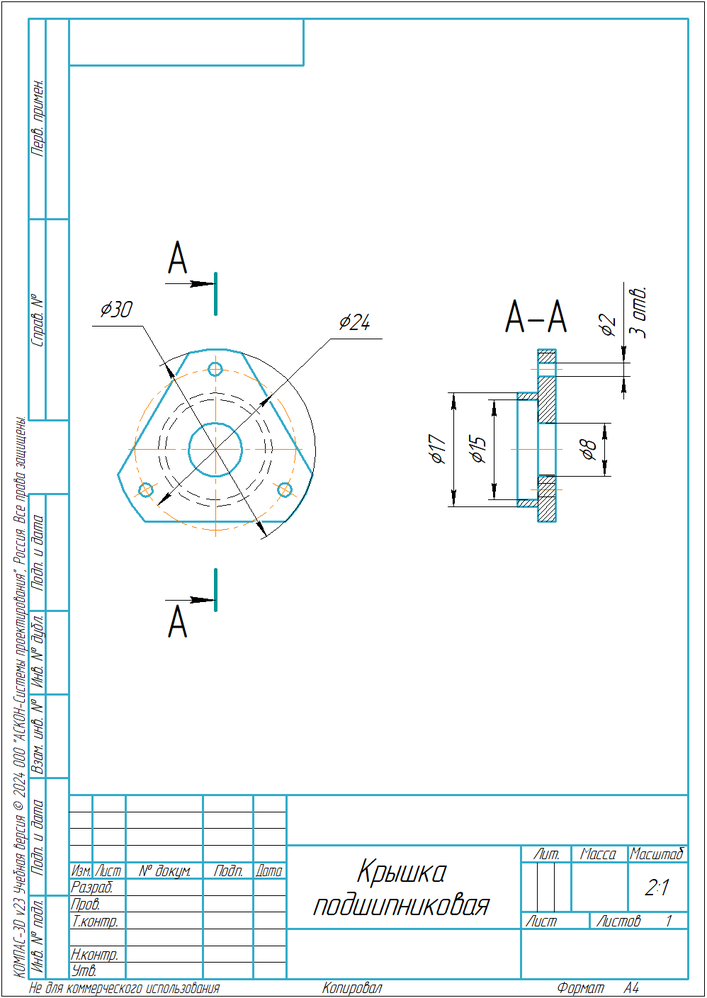
#> input picture A4/CapRotating.png, 707 x 998 px, shrunk from 998 x 1409 before the run; its folder holds only this picture in this run
$ python training_model.py
#> lines starting #> are read from the running program, lines starting #| are printed output that depends on the picture
### utils.py
import os
import cv2
import numpy as np
import pandas as pd


def normalize_bgr_img(img):
    """Normalize img: make img gray and put pixels to value in range [0, 1]"""
    gray_img = cv2.cvtColor(img, cv2.COLOR_BGR2GRAY)
    gray_scaled_img = gray_img.astype("float32") / 255.0
    gray_scaled_flat_img = gray_scaled_img.flatten()

    return gray_scaled_flat_img


def read_normalize_img(folder_path, filename):
    """Read and normalize img by folder_path and filename"""
#> called with folder_path = './A4', filename = 'CapRotating.png'
    img_path = os.path.join(folder_path, filename)
    img = cv2.imread(str(img_path))
#> img is the input picture: shape (998, 707, 3); mean B, G, R 247.7, 246.8, 243

    if img is None:
        raise Exception("img is None")

    norm_img = normalize_bgr_img(img)
#> in normalize_bgr_img, `gray_img = cv2.cvtColor(img, cv2.COLOR_BGR2GRAY)`:
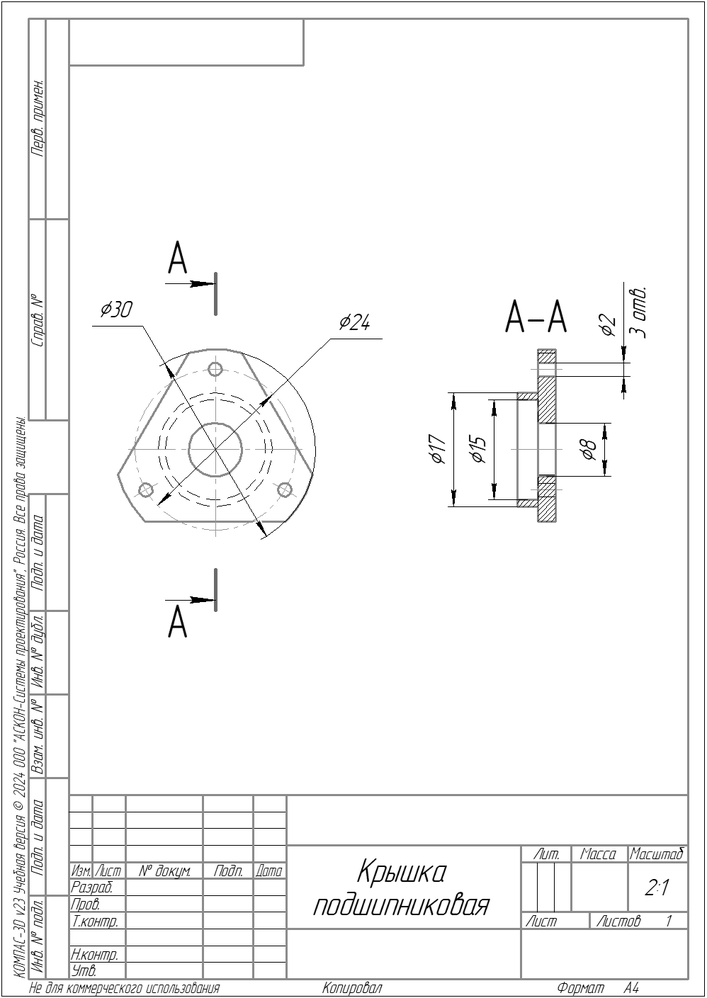
#> gray_img: shape (998, 707); min 0, max 255, mean 245.8
    return norm_img


def read_normalize_imgs(folder_path):
    """Read and normalize imgs by folder_path"""
    pixels_list = []
    titles_list = []

    for filename in os.listdir(folder_path):
        if filename.endswith((".png", ".jpg", ".jpeg")):
            norm_img = read_normalize_img(folder_path, filename)
            pixels_list.append(norm_img)
            titles_list.append(filename)

    pixels_arr = np.array(pixels_list, dtype="object")
    df = pd.DataFrame(pixels_arr)
#> df = table of 1 rows and 705586 columns
    return df, titles_list

### predicting_model.py
import numpy as np


def minkowski_distance(p1, p2, dim, k):
    """Function calculates Minkowski distance for two points in some dimension with k param.

    Args:
        p1 (list of floats): A list that consists of coordinates of first point.
        p2 (list of floats): The same as p1 but for second point.
        dim (int>0): A number of dimensions of points/space.
        k (int>0): A param of Minkowski distance that indicates the extent of differences points.

    Returns:
        distance (d): A number that shows the distance between points p1 and p2.

    """
    d = 0
    for i in range(dim):
        d += (abs(p1[i] - p2[i]))**k
    return d


distances = {
    "minkov": lambda k: (lambda p1, p2, dim: minkowski_distance(p1, p2, dim, k)),
    "manhattan": lambda p1, p2, dim: minkowski_distance(p1, p2, dim, 1),
    "euclid": lambda p1, p2, dim: minkowski_distance(p1, p2, dim, 2),
}


def predict_match_img(normalized_img, components, avg_data, reduced_data, dist_func):
    """Function predicts an index of img that is matched to normalized_img arg.

    Args:
        normalized_img (list of floats): A list that consists of gray pixels that are coded in the range 0-1.
        components (list of lits with floats): A list that consists of main components from PCA.
        avg_data (list of floats): A list that consists of mean values of properties of initial data.
        reduced_data (list of lists with floats): A list that consists of transformed initial data by PCA.
        dist_func (function): A function that satisfies distances requirements (>=0, symmetric, =0 if points are the same).

    Returns:
        match_index (int>=-1): Index of matched img in initial/reduced data (if -1 -> not found).
    """
    reduced_img = (normalized_img-np.array(avg_data)
                   ) @ np.array(components).transpose()
    X = reduced_data.drop("title", axis=1)
    y = reduced_data["title"]

    rows, cols = X.shape
    min_dist, match_index = float("Inf"), -1
    for i in range(rows):
        dist = dist_func(X.iloc[i], reduced_img, cols)
        if min_dist > dist:
            min_dist = dist
            match_index = i
        print(dist, y[i])

    print(f"the best match: {y[match_index]}, {min_dist}")
    return match_index

### training_model.py
import json

from sklearn.decomposition import PCA

from utils import read_normalize_imgs, read_normalize_img
from predicting_model import predict_match_img, distances


if __name__ == "__main__":

    folder_path = "./A4"
    data, titles = read_normalize_imgs(folder_path)
#> data = table of 1 rows and 705586 columns; titles = ['CapRotating.png']

    pca = PCA(svd_solver="full").fit(data)

    # taking enough components to describe main data and remove noises
    n = 0
    explained_variance = 0
    for v in pca.explained_variance_ratio_:
        if explained_variance > 0.9:
            break
        explained_variance += v
        n += 1
#> this loop made 1 pass
#> (v, explained_variance, n) on pass 1: (nan, nan, 1)
#> after the loop, explained_variance = nan; n = 1

    components = pca.components_[:n]
    avg_data = data.mean()
    reduced_data = (data - avg_data) @ components.transpose()
#> reduced_data = table of 1 rows and 1 columns
    reduced_data.insert(0, 'title', titles)

    print(
        f"explained_variance {explained_variance},\ncomponents {components.shape} {components},\nreduced data {reduced_data.shape} {reduced_data}")
#> (printed output is left out)

    # testing model
    test_img = read_normalize_img("./", "./squirrel.png")
#> call 2 of read_normalize_img, with folder_path = './', filename = './squirrel.png'
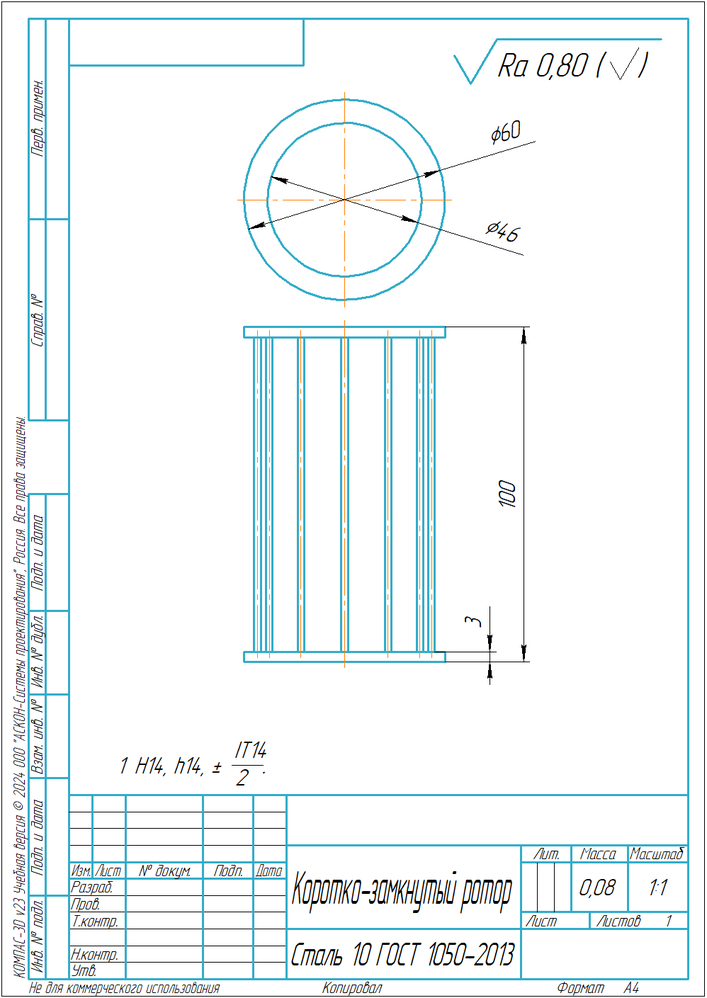
#> input picture squirrel.png, 707 x 998 px, shrunk from 998 x 1409 before the run
#> in read_normalize_img, img is the input picture: shape (998, 707, 3); mean B, G, R 246.4, 245.3, 239.8
#> in normalize_bgr_img (call 2), `gray_img = cv2.cvtColor(img, cv2.COLOR_BGR2GRAY)`:
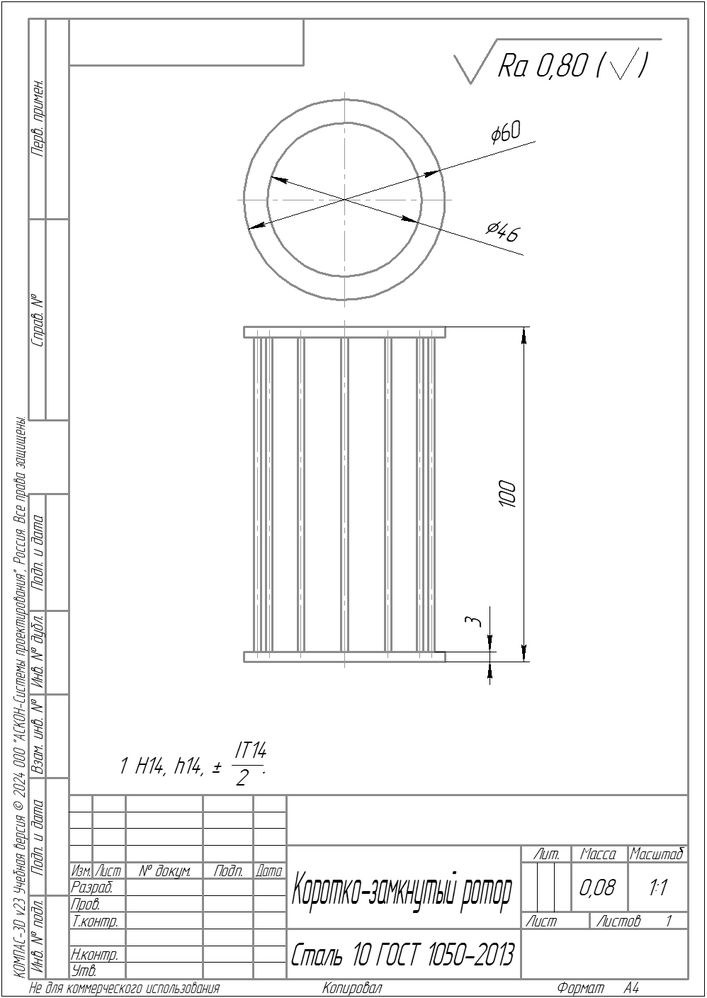
#> gray_img: shape (998, 707); min 0, max 255, mean 243.8
    predict_match_img(test_img, components, avg_data,
                      reduced_data, distances["euclid"])
#> the loop in predict_match_img, `for i in range(rows):` made 1 pass
#> (dist, min_dist) on pass 1: (0, 0)
#| 0.0 CapRotating.png
#> after the loop in predict_match_img, `for i in range(rows):`: match_index = 0
#| the best match: CapRotating.png, 0.0

    # saving model params and reduced data
    with open('model_params.json', 'w') as f:
        model_params = {
            "components": list(map(lambda c: list(c), components)),
            "avg_data": list(avg_data)
        }
        json.dump(model_params, f)
    reduced_data.to_csv('reduced_data.csv', index=False,
                        header=True, na_rep='N/A', sep=',')

# make a mini-doc with launching(server)/using(functions) this project with describing this algo (so we can improve it in future in case we want)
# if I have enough wish then I can create also logger to understand how my function calculates

# this algo can be improved if developers will make kind of additional standartization about placing detail on the blueprint (make only one position and exactly coordinates + defining the same view for all details) - add it to Readme in Improvement section (or if we extract exactly detail and its param info first, then my algo with reducing)
# to improve we can actually hire an engineer that can say what is the most "similar" imgs so we can setup feedback for our model (+understand what is the best lost function)
